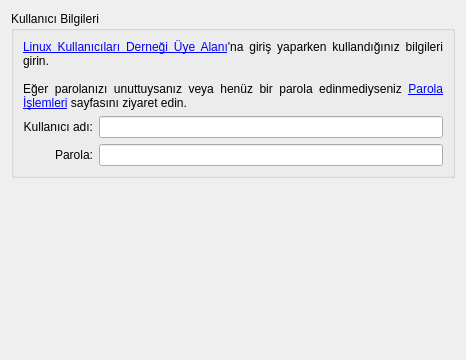
<?xml version="1.0" encoding="UTF-8"?>
<ui version="4.0">
 <class>Dialog</class>
 <widget class="QDialog" name="Dialog">
  <property name="geometry">
   <rect>
    <x>0</x>
    <y>0</y>
    <width>466</width>
    <height>360</height>
   </rect>
  </property>
  <property name="minimumSize">
   <size>
    <width>360</width>
    <height>360</height>
   </size>
  </property>
  <property name="windowTitle">
   <string>Dialog</string>
  </property>
  <layout class="QVBoxLayout" name="verticalLayout">
   <item>
    <widget class="QGroupBox" name="KullancBilgileri">
     <property name="title">
      <string>Kullanıcı Bilgileri</string>
     </property>
     <layout class="QGridLayout" name="gridLayout">
      <item row="0" column="0" colspan="2">
       <widget class="QLabel" name="label_3">
        <property name="frameShape">
         <enum>QFrame::NoFrame</enum>
        </property>
        <property name="text">
         <string>&lt;!DOCTYPE HTML PUBLIC &quot;-//W3C//DTD HTML 4.0//EN&quot; &quot;http://www.w3.org/TR/REC-html40/strict.dtd&quot;&gt;
&lt;html&gt;&lt;head&gt;&lt;meta name=&quot;qrichtext&quot; content=&quot;1&quot; /&gt;&lt;style type=&quot;text/css&quot;&gt;
p, li { white-space: pre-wrap; }
&lt;/style&gt;&lt;/head&gt;&lt;body style=&quot; font-family:'DejaVu Sans'; font-size:9pt; font-weight:400; font-style:normal;&quot;&gt;
&lt;p style=&quot; margin-top:0px; margin-bottom:0px; margin-left:0px; margin-right:0px; -qt-block-indent:0; text-indent:0px;&quot;&gt;&lt;a href=&quot;https://uye.lkd.org.tr/&quot;&gt;&lt;span style=&quot; text-decoration: underline; color:#0000ff;&quot;&gt;Linux Kullanıcıları Derneği Üye Alanı&lt;/span&gt;&lt;/a&gt;'na giriş yaparken kullandığınız bilgileri girin.&lt;/p&gt;
&lt;p style=&quot;-qt-paragraph-type:empty; margin-top:0px; margin-bottom:0px; margin-left:0px; margin-right:0px; -qt-block-indent:0; text-indent:0px;&quot;&gt;&lt;/p&gt;
&lt;p style=&quot; margin-top:0px; margin-bottom:0px; margin-left:0px; margin-right:0px; -qt-block-indent:0; text-indent:0px;&quot;&gt;Eğer parolanızı unuttuysanız veya henüz bir parola edinmediyseniz &lt;a href=&quot;https://uye.lkd.org.tr/parola/&quot;&gt;&lt;span style=&quot; text-decoration: underline; color:#0000ff;&quot;&gt;Parola İşlemleri&lt;/span&gt;&lt;/a&gt; sayfasını ziyaret edin.&lt;/p&gt;&lt;/body&gt;&lt;/html&gt;</string>
        </property>
        <property name="alignment">
         <set>Qt::AlignJustify|Qt::AlignVCenter</set>
        </property>
        <property name="wordWrap">
         <bool>true</bool>
        </property>
       </widget>
      </item>
      <item row="1" column="0">
       <widget class="QLabel" name="label">
        <property name="text">
         <string>Kullanıcı adı:</string>
        </property>
        <property name="alignment">
         <set>Qt::AlignRight|Qt::AlignTrailing|Qt::AlignVCenter</set>
        </property>
       </widget>
      </item>
      <item row="1" column="1">
       <widget class="QLineEdit" name="uyead"/>
      </item>
      <item row="2" column="0">
       <widget class="QLabel" name="label_2">
        <property name="text">
         <string>Parola:</string>
        </property>
        <property name="alignment">
         <set>Qt::AlignRight|Qt::AlignTrailing|Qt::AlignVCenter</set>
        </property>
       </widget>
      </item>
      <item row="2" column="1">
       <widget class="QLineEdit" name="uyeparola">
        <property name="inputMask">
         <string/>
        </property>
        <property name="echoMode">
         <enum>QLineEdit::Password</enum>
        </property>
       </widget>
      </item>
     </layout>
    </widget>
   </item>
   <item>
    <spacer name="verticalSpacer">
     <property name="orientation">
      <enum>Qt::Vertical</enum>
     </property>
     <property name="sizeHint" stdset="0">
      <size>
       <width>20</width>
       <height>40</height>
      </size>
     </property>
    </spacer>
   </item>
  </layout>
 </widget>
 <resources/>
 <connections/>
</ui>
